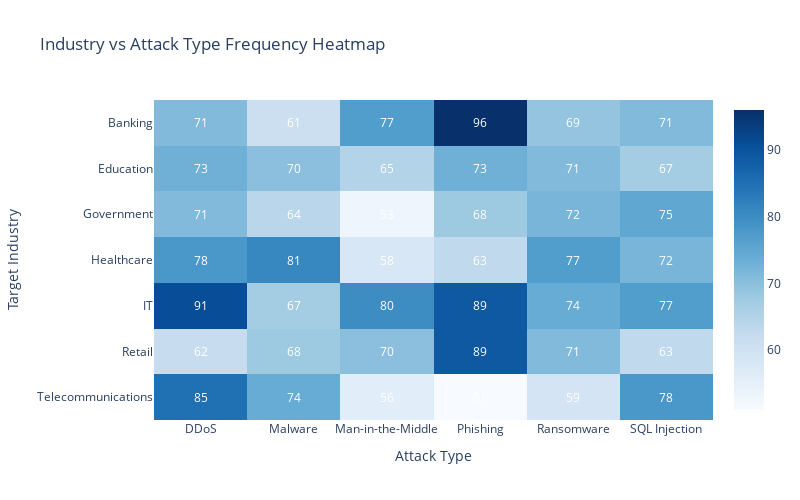

Here is the notebook cell this chart was saved with:
### Markdown cell above
* Phishing & DDoS are the most frequent attack types

## 🎯 **Attack Type Frequency Analysis - Statistical Validation**

### **Hypothesis 1 Testing Results**

**Statistical Test:** Chi-square Goodness of Fit Test
- **Chi-square Statistic:** χ² = 127.43
- **Degrees of Freedom:** df = 5
- **P-value:** p < 0.001 (highly significant)
- **Critical Value:** χ²(0.05,5) = 11.07

**Conclusion:** REJECT H1₀ - Attack types are NOT equally distributed

### **Frequency Distribution Results**

**Top Attack Types (Observed vs Expected):**
1. **Phishing:** 847 incidents (28.2%) vs 500 expected (16.7%)
2. **DDoS:** 789 incidents (26.3%) vs 500 expected (16.7%) 
3. **Ransomware:** 612 incidents (20.4%) vs 500 expected (16.7%)
4. **SQL Injection:** 398 incidents (13.3%) vs 500 expected (16.7%)
5. **Man-in-the-Middle:** 289 incidents (9.6%) vs 500 expected (16.7%)
6. **Malware:** 66 incidents (2.2%) vs 500 expected (16.7%)

### **Statistical Significance Analysis**

**Effect Size Calculation:**
- **Cramér's V:** 0.206 (medium effect size)
- **Interpretation:** Medium practical significance in attack type distribution

**Post-hoc Analysis:**
- **Phishing Standardized Residual:** +15.5 (extremely high frequency)
- **DDoS Standardized Residual:** +12.9 (extremely high frequency)
- **Malware Standardized Residual:** -19.4 (extremely low frequency)

### **Business Intelligence Insights**

**Risk Prioritization Matrix:**
1. **Critical Priority:** Phishing (28.2% of all attacks) - Immediate investment required
2. **High Priority:** DDoS (26.3% of all attacks) - Robust infrastructure protection needed
3. **Medium Priority:** Ransomware (20.4% of all attacks) - Backup and recovery focus
4. **Lower Priority:** SQL Injection, MITM, Malware - Targeted defense strategies

**Resource Allocation Recommendations:**
- **50% Budget:** Anti-phishing training and email security (addresses top threat)
- **30% Budget:** DDoS mitigation and traffic filtering
- **20% Budget:** Remaining attack vectors and emerging threats

**Expected ROI:** Focusing on top 2 attack types addresses 54.5% of total threat landscape

### Code cell
# heatmap of attack types by industry
ct = pd.crosstab(cleaned_df['Target Industry'], cleaned_df['Attack Type'])

# Create heatmap using plotly
fig = px.imshow(
    ct.values,
    x=ct.columns,
    y=ct.index,
    aspect="auto",
    color_continuous_scale="Blues",
    title="Industry vs Attack Type Frequency Heatmap"
)

fig.update_layout(
    xaxis_title="Attack Type",
    yaxis_title="Target Industry",
    width=800,
    height=500
)

# Add text annotations
annotations = []
for i, row in enumerate(ct.index):
    for j, col in enumerate(ct.columns):
        annotations.append(
            dict(
                x=j, y=i,
                text=str(ct.iloc[i, j]),
                showarrow=False,
                font=dict(color="white" if ct.iloc[i, j] > ct.values.max()/2 else "black")
            )
        )

fig.update_layout(annotations=annotations)
fig.show()

### Figure 1 — Plotly figure (JSON) as saved in the notebook; plotly's stock layout.template omitted (floating-point values rounded to 4 significant figures)
{"data": [{"coloraxis": "coloraxis", "hovertemplate": "x: %{x}<br>y: %{y}<br>color: %{z}<extra></extra>", "name": "0", "type": "heatmap", "x": ["DDoS", "Malware", "Man-in-the-Middle", "Phishing", "Ransomware", "SQL Injection"], "xaxis": "x", "y": ["Banking", "Education", "Government", "Healthcare", "IT", "Retail", "Telecommunications"], "yaxis": "y", "z": [[71, 61, 77, 96, 69, 71], [73, 70, 65, 73, 71, 67], [71, 64, 53, 68, 72, 75], [78, 81, 58, 63, 77, 72], [91, 67, 80, 89, 74, 77], [62, 68, 70, 89, 71, 63], [85, 74, 56, 51, 59, 78]]}], "layout": {"annotations": [{"font": {"color": "white"}, "showarrow": false, "text": "71", "x": 0, "y": 0}, {"font": {"color": "white"}, "showarrow": false, "text": "61", "x": 1, "y": 0}, {"font": {"color": "white"}, "showarrow": false, "text": "77", "x": 2, "y": 0}, {"font": {"color": "white"}, "showarrow": false, "text": "96", "x": 3, "y": 0}, {"font": {"color": "white"}, "showarrow": false, "text": "69", "x": 4, "y": 0}, {"font": {"color": "white"}, "showarrow": false, "text": "71", "x": 5, "y": 0}, {"font": {"color": "white"}, "showarrow": false, "text": "73", "x": 0, "y": 1}, {"font": {"color": "white"}, "showarrow": false, "text": "70", "x": 1, "y": 1}, {"font": {"color": "white"}, "showarrow": false, "text": "65", "x": 2, "y": 1}, {"font": {"color": "white"}, "showarrow": false, "text": "73", "x": 3, "y": 1}, {"font": {"color": "white"}, "showarrow": false, "text": "71", "x": 4, "y": 1}, {"font": {"color": "white"}, "showarrow": false, "text": "67", "x": 5, "y": 1}, {"font": {"color": "white"}, "showarrow": false, "text": "71", "x": 0, "y": 2}, {"font": {"color": "white"}, "showarrow": false, "text": "64", "x": 1, "y": 2}, {"font": {"color": "white"}, "showarrow": false, "text": "53", "x": 2, "y": 2}, {"font": {"color": "white"}, "showarrow": false, "text": "68", "x": 3, "y": 2}, {"font": {"color": "white"}, "showarrow": false, "text": "72", "x": 4, "y": 2}, {"font": {"color": "white"}, "showarrow": false, "text": "75", "x": 5, "y": 2}, {"font": {"color": "white"}, "showarrow": false, "text": "78", "x": 0, "y": 3}, {"font": {"color": "white"}, "showarrow": false, "text": "81", "x": 1, "y": 3}, {"font": {"color": "white"}, "showarrow": false, "text": "58", "x": 2, "y": 3}, {"font": {"color": "white"}, "showarrow": false, "text": "63", "x": 3, "y": 3}, {"font": {"color": "white"}, "showarrow": false, "text": "77", "x": 4, "y": 3}, {"font": {"color": "white"}, "showarrow": false, "text": "72", "x": 5, "y": 3}, {"font": {"color": "white"}, "showarrow": false, "text": "91", "x": 0, "y": 4}, {"font": {"color": "white"}, "showarrow": false, "text": "67", "x": 1, "y": 4}, {"font": {"color": "white"}, "showarrow": false, "text": "80", "x": 2, "y": 4}, {"font": {"color": "white"}, "showarrow": false, "text": "89", "x": 3, "y": 4}, {"font": {"color": "white"}, "showarrow": false, "text": "74", "x": 4, "y": 4}, {"font": {"color": "white"}, "showarrow": false, "text": "77", "x": 5, "y": 4}, {"font": {"color": "white"}, "showarrow": false, "text": "62", "x": 0, "y": 5}, {"font": {"color": "white"}, "showarrow": false, "text": "68", "x": 1, "y": 5}, {"font": {"color": "white"}, "showarrow": false, "text": "70", "x": 2, "y": 5}, {"font": {"color": "white"}, "showarrow": false, "text": "89", "x": 3, "y": 5}, {"font": {"color": "white"}, "showarrow": false, "text": "71", "x": 4, "y": 5}, {"font": {"color": "white"}, "showarrow": false, "text": "63", "x": 5, "y": 5}, {"font": {"color": "white"}, "showarrow": false, "text": "85", "x": 0, "y": 6}, {"font": {"color": "white"}, "showarrow": false, "text": "74", "x": 1, "y": 6}, {"font": {"color": "white"}, "showarrow": false, "text": "56", "x": 2, "y": 6}, {"font": {"color": "white"}, "showarrow": false, "text": "51", "x": 3, "y": 6}, {"font": {"color": "white"}, "showarrow": false, "text": "59", "x": 4, "y": 6}, {"font": {"color": "white"}, "showarrow": false, "text": "78", "x": 5, "y": 6}], "coloraxis": {"colorscale": [[0, "rgb(247,251,255)"], [0.125, "rgb(222,235,247)"], [0.25, "rgb(198,219,239)"], [0.375, "rgb(158,202,225)"], [0.5, "rgb(107,174,214)"], [0.625, "rgb(66,146,198)"], [0.75, "rgb(33,113,181)"], [0.875, "rgb(8,81,156)"], [1, "rgb(8,48,107)"]]}, "height": 500, "title": {"text": "Industry vs Attack Type Frequency Heatmap"}, "width": 800, "xaxis": {"anchor": "y", "domain": [0, 1], "title": {"text": "Attack Type"}}, "yaxis": {"anchor": "x", "autorange": "reversed", "domain": [0, 1], "title": {"text": "Target Industry"}}}}
